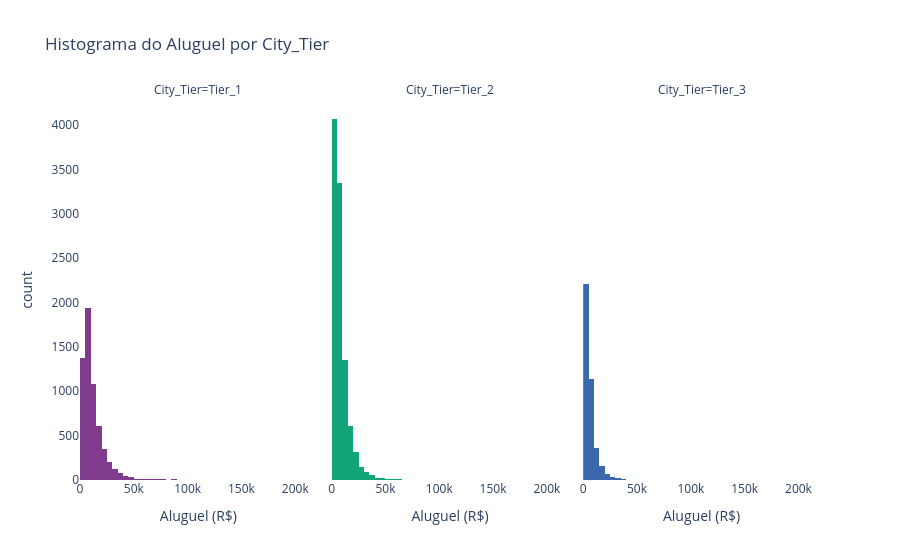

This figure's notebook cell:
### Markdown cell above
## 4. Histograma por City_Tier

### Code cell
fig = px.histogram(
    df, x='Rent', color='City_Tier',
    facet_col='City_Tier',
    nbins=60,
    title='Histograma do Aluguel por City_Tier',
    labels={'Rent': 'Aluguel (R$)'},
    color_discrete_sequence=px.colors.qualitative.Bold
)
fig.update_layout(showlegend=False, plot_bgcolor='white')
fig.show()

#Exibe a frequência dos valores de aluguel em faixas (bins) para cada tier separadamente, usando facet_col.
#O histograma é mais direto para identificar assimetria (distribuição com cauda para a direita, o que é comum em preços de aluguel), concentrações de valores e a 
# presença de múltiplos grupos dentro de um tier.

### Figure 1 — Plotly figure (JSON) as saved in the notebook; plotly's stock layout.template omitted (floating-point values rounded to 4 significant figures; data arrays with more than 128 entries replaced by an {"elided": "..."} marker saying what was removed)
{"data": [{"bingroup": "x", "hovertemplate": "City_Tier=Tier_1<br>Aluguel (R$)=%{x}<br>count=%{y}<extra></extra>", "legendgroup": "Tier_1", "marker": {"color": "rgb(127, 60, 141)", "pattern": {"shape": ""}}, "name": "Tier_1", "nbinsx": 60, "orientation": "v", "showlegend": true, "type": "histogram", "x": {"elided": "5934 float values"}, "xaxis": "x", "yaxis": "y"}, {"bingroup": "x", "hovertemplate": "City_Tier=Tier_2<br>Aluguel (R$)=%{x}<br>count=%{y}<extra></extra>", "legendgroup": "Tier_2", "marker": {"color": "rgb(17, 165, 121)", "pattern": {"shape": ""}}, "name": "Tier_2", "nbinsx": 60, "orientation": "v", "showlegend": true, "type": "histogram", "x": {"elided": "10068 float values"}, "xaxis": "x2", "yaxis": "y2"}, {"bingroup": "x", "hovertemplate": "City_Tier=Tier_3<br>Aluguel (R$)=%{x}<br>count=%{y}<extra></extra>", "legendgroup": "Tier_3", "marker": {"color": "rgb(57, 105, 172)", "pattern": {"shape": ""}}, "name": "Tier_3", "nbinsx": 60, "orientation": "v", "showlegend": true, "type": "histogram", "x": {"elided": "3998 float values"}, "xaxis": "x3", "yaxis": "y3"}], "layout": {"annotations": [{"font": {}, "showarrow": false, "text": "City_Tier=Tier_1", "x": 0.16, "xanchor": "center", "xref": "paper", "y": 1, "yanchor": "bottom", "yref": "paper"}, {"font": {}, "showarrow": false, "text": "City_Tier=Tier_2", "x": 0.5, "xanchor": "center", "xref": "paper", "y": 1, "yanchor": "bottom", "yref": "paper"}, {"font": {}, "showarrow": false, "text": "City_Tier=Tier_3", "x": 0.84, "xanchor": "center", "xref": "paper", "y": 1, "yanchor": "bottom", "yref": "paper"}], "barmode": "relative", "legend": {"title": {"text": "City_Tier"}, "tracegroupgap": 0}, "plot_bgcolor": "white", "showlegend": false, "title": {"text": "Histograma do Aluguel por City_Tier"}, "xaxis": {"anchor": "y", "domain": [0, 0.32], "title": {"text": "Aluguel (R$)"}}, "xaxis2": {"anchor": "y2", "domain": [0.34, 0.66], "matches": "x", "title": {"text": "Aluguel (R$)"}}, "xaxis3": {"anchor": "y3", "domain": [0.68, 1.0], "matches": "x", "title": {"text": "Aluguel (R$)"}}, "yaxis": {"anchor": "x", "domain": [0, 1], "title": {"text": "count"}}, "yaxis2": {"anchor": "x2", "domain": [0, 1], "matches": "y", "showticklabels": false}, "yaxis3": {"anchor": "x3", "domain": [0, 1], "matches": "y", "showticklabels": false}}}
